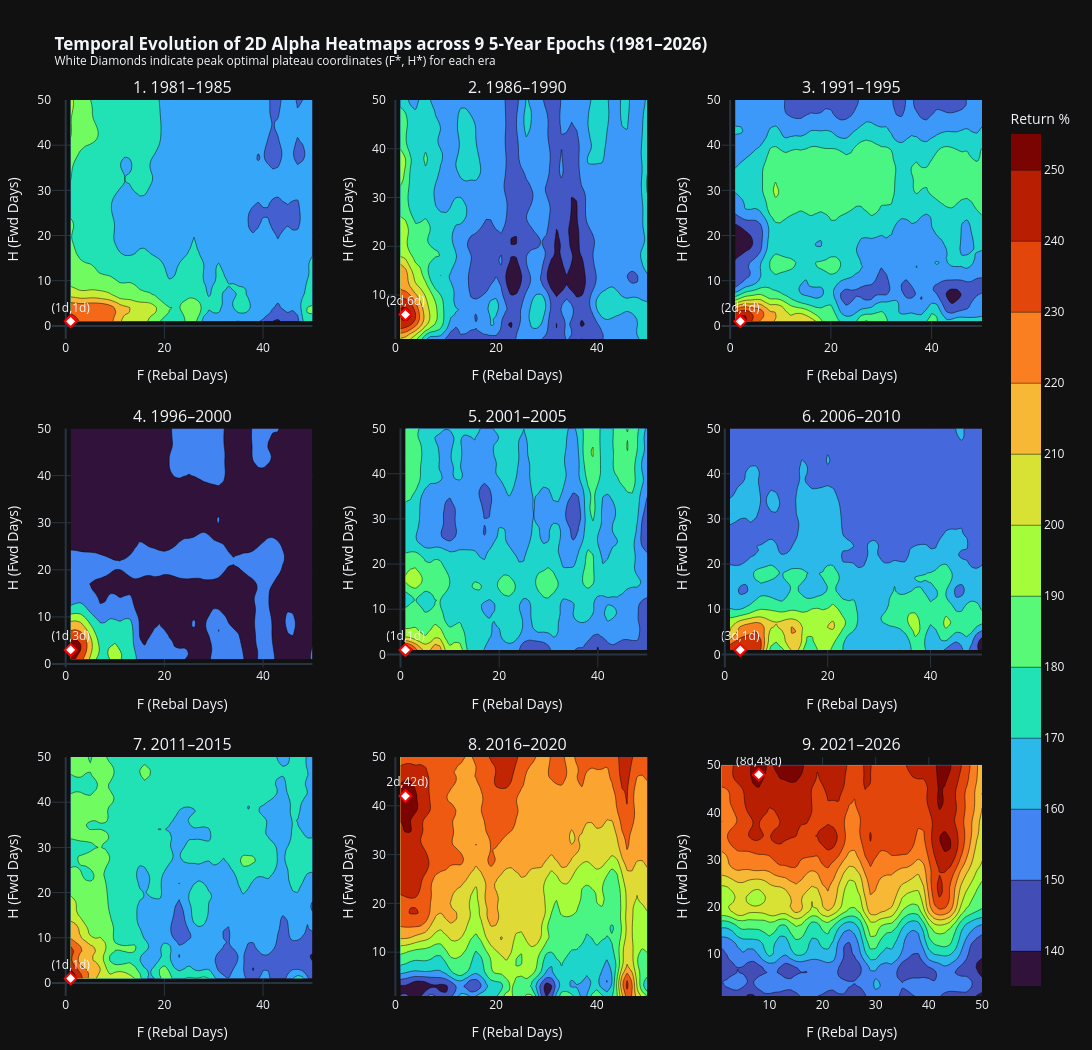

The notebook cell this image was saved under:
### Markdown cell above
## 6. 2D Contour Heatmap Evolution: 9 Epochs Multi-Panel Comparison

### Code cell
fig_heatmaps = make_subplots(
    rows=3, cols=3,
    subplot_titles=[name.split('(')[0].strip() for name, _, _ in epochs],
    horizontal_spacing=0.08, vertical_spacing=0.10
)

for idx, (ep_name, _, _) in enumerate(epochs):
    r = (idx // 3) + 1
    c = (idx % 3) + 1
    res = epoch_results[ep_name]
    
    fig_heatmaps.add_trace(go.Contour(
        x=res['F_vals'], y=res['H_vals'], z=res['smooth_return'],
        colorscale='Turbo', showscale=(idx == 8),
        contours=dict(showlabels=False),
        colorbar=dict(title="Return %", x=1.02) if idx == 8 else None
    ), row=r, col=c)
    
    # Mark the optimal coordinate (H*, F*) with a diamond marker
    fig_heatmaps.add_trace(go.Scatter(
        x=[res['best_F']], y=[res['best_H']],
        mode='markers+text',
        text=[f"({res['best_F']}d,{res['best_H']}d)"],
        textposition="top center",
        marker=dict(color='white', size=9, symbol='diamond', line=dict(color='red', width=2)),
        showlegend=False
    ), row=r, col=c)
    
    fig_heatmaps.update_xaxes(title_text="F (Rebal Days)", row=r, col=c)
    fig_heatmaps.update_yaxes(title_text="H (Fwd Days)", row=r, col=c)

fig_heatmaps.update_layout(
    template='plotly_dark', width=1200, height=1050,
    title='<b>Temporal Evolution of 2D Alpha Heatmaps across 9 5-Year Epochs (1981–2026)</b><br><sup>White Diamonds indicate peak optimal plateau coordinates (F*, H*) for each era</sup>',
    margin=dict(l=50, r=50, t=100, b=50)
)
fig_heatmaps.show()

### Figure 1 — Plotly figure (JSON) as saved in the notebook; plotly's stock layout.template omitted (floating-point values rounded to 4 significant figures; data arrays with more than 128 entries replaced by an {"elided": "..."} marker saying what was removed)
{"data": [{"colorscale": [[0.0, "#30123b"], [0.07143, "#4145ab"], [0.1429, "#4675ed"], [0.2143, "#39a2fc"], [0.2857, "#1bcfd4"], [0.3571, "#24eca6"], [0.4286, "#61fc6c"], [0.5, "#a4fc3b"], [0.5714, "#d1e834"], [0.6429, "#f3c63a"], [0.7143, "#fe9b2d"], [0.7857, "#f36315"], [0.8571, "#d93806"], [0.9286, "#b11901"], [1.0, "#7a0402"]], "contours": {"showlabels": false}, "showscale": false, "type": "contour", "x": [1, 2, 3, 4, 5, 6, 7, 8, 9, 10, 11, 12, 13, 14, 15, 16, 17, 18, 19, 20, 21, 22, 23, 24, 25, 26, 27, 28, 29, 30, 31, 32, 33, 34, 35, 36, 37, 38, 39, 40, 41, 42, 43, 44, 45, 46, 47, 48, 49, 50], "xaxis": "x", "y": [1, 2, 3, 4, 5, 6, 7, 8, 9, 10, 11, 12, 13, 14, 15, 16, 17, 18, 19, 20, 21, 22, 23, 24, 25, 26, 27, 28, 29, 30, 31, 32, 33, 34, 35, 36, 37, 38, 39, 40, 41, 42, 43, 44, 45, 46, 47, 48, 49, 50], "yaxis": "y", "z": {"elided": "50x50 float values"}}, {"marker": {"color": "white", "line": {"color": "red", "width": 2}, "size": 9, "symbol": "diamond"}, "mode": "markers+text", "showlegend": false, "text": ["(1d,1d)"], "textposition": "top center", "type": "scatter", "x": [1], "xaxis": "x", "y": [1], "yaxis": "y"}, {"colorscale": [[0.0, "#30123b"], [0.07143, "#4145ab"], [0.1429, "#4675ed"], [0.2143, "#39a2fc"], [0.2857, "#1bcfd4"], [0.3571, "#24eca6"], [0.4286, "#61fc6c"], [0.5, "#a4fc3b"], [0.5714, "#d1e834"], [0.6429, "#f3c63a"], [0.7143, "#fe9b2d"], [0.7857, "#f36315"], [0.8571, "#d93806"], [0.9286, "#b11901"], [1.0, "#7a0402"]], "contours": {"showlabels": false}, "showscale": false, "type": "contour", "x": [1, 2, 3, 4, 5, 6, 7, 8, 9, 10, 11, 12, 13, 14, 15, 16, 17, 18, 19, 20, 21, 22, 23, 24, 25, 26, 27, 28, 29, 30, 31, 32, 33, 34, 35, 36, 37, 38, 39, 40, 41, 42, 43, 44, 45, 46, 47, 48, 49, 50], "xaxis": "x2", "y": [1, 2, 3, 4, 5, 6, 7, 8, 9, 10, 11, 12, 13, 14, 15, 16, 17, 18, 19, 20, 21, 22, 23, 24, 25, 26, 27, 28, 29, 30, 31, 32, 33, 34, 35, 36, 37, 38, 39, 40, 41, 42, 43, 44, 45, 46, 47, 48, 49, 50], "yaxis": "y2", "z": {"elided": "50x50 float values"}}, {"marker": {"color": "white", "line": {"color": "red", "width": 2}, "size": 9, "symbol": "diamond"}, "mode": "markers+text", "showlegend": false, "text": ["(2d,6d)"], "textposition": "top center", "type": "scatter", "x": [2], "xaxis": "x2", "y": [6], "yaxis": "y2"}, {"colorscale": [[0.0, "#30123b"], [0.07143, "#4145ab"], [0.1429, "#4675ed"], [0.2143, "#39a2fc"], [0.2857, "#1bcfd4"], [0.3571, "#24eca6"], [0.4286, "#61fc6c"], [0.5, "#a4fc3b"], [0.5714, "#d1e834"], [0.6429, "#f3c63a"], [0.7143, "#fe9b2d"], [0.7857, "#f36315"], [0.8571, "#d93806"], [0.9286, "#b11901"], [1.0, "#7a0402"]], "contours": {"showlabels": false}, "showscale": false, "type": "contour", "x": [1, 2, 3, 4, 5, 6, 7, 8, 9, 10, 11, 12, 13, 14, 15, 16, 17, 18, 19, 20, 21, 22, 23, 24, 25, 26, 27, 28, 29, 30, 31, 32, 33, 34, 35, 36, 37, 38, 39, 40, 41, 42, 43, 44, 45, 46, 47, 48, 49, 50], "xaxis": "x3", "y": [1, 2, 3, 4, 5, 6, 7, 8, 9, 10, 11, 12, 13, 14, 15, 16, 17, 18, 19, 20, 21, 22, 23, 24, 25, 26, 27, 28, 29, 30, 31, 32, 33, 34, 35, 36, 37, 38, 39, 40, 41, 42, 43, 44, 45, 46, 47, 48, 49, 50], "yaxis": "y3", "z": {"elided": "50x50 float values"}}, {"marker": {"color": "white", "line": {"color": "red", "width": 2}, "size": 9, "symbol": "diamond"}, "mode": "markers+text", "showlegend": false, "text": ["(2d,1d)"], "textposition": "top center", "type": "scatter", "x": [2], "xaxis": "x3", "y": [1], "yaxis": "y3"}, {"colorscale": [[0.0, "#30123b"], [0.07143, "#4145ab"], [0.1429, "#4675ed"], [0.2143, "#39a2fc"], [0.2857, "#1bcfd4"], [0.3571, "#24eca6"], [0.4286, "#61fc6c"], [0.5, "#a4fc3b"], [0.5714, "#d1e834"], [0.6429, "#f3c63a"], [0.7143, "#fe9b2d"], [0.7857, "#f36315"], [0.8571, "#d93806"], [0.9286, "#b11901"], [1.0, "#7a0402"]], "contours": {"showlabels": false}, "showscale": false, "type": "contour", "x": [1, 2, 3, 4, 5, 6, 7, 8, 9, 10, 11, 12, 13, 14, 15, 16, 17, 18, 19, 20, 21, 22, 23, 24, 25, 26, 27, 28, 29, 30, 31, 32, 33, 34, 35, 36, 37, 38, 39, 40, 41, 42, 43, 44, 45, 46, 47, 48, 49, 50], "xaxis": "x4", "y": [1, 2, 3, 4, 5, 6, 7, 8, 9, 10, 11, 12, 13, 14, 15, 16, 17, 18, 19, 20, 21, 22, 23, 24, 25, 26, 27, 28, 29, 30, 31, 32, 33, 34, 35, 36, 37, 38, 39, 40, 41, 42, 43, 44, 45, 46, 47, 48, 49, 50], "yaxis": "y4", "z": {"elided": "50x50 float values"}}, {"marker": {"color": "white", "line": {"color": "red", "width": 2}, "size": 9, "symbol": "diamond"}, "mode": "markers+text", "showlegend": false, "text": ["(1d,3d)"], "textposition": "top center", "type": "scatter", "x": [1], "xaxis": "x4", "y": [3], "yaxis": "y4"}, {"colorscale": [[0.0, "#30123b"], [0.07143, "#4145ab"], [0.1429, "#4675ed"], [0.2143, "#39a2fc"], [0.2857, "#1bcfd4"], [0.3571, "#24eca6"], [0.4286, "#61fc6c"], [0.5, "#a4fc3b"], [0.5714, "#d1e834"], [0.6429, "#f3c63a"], [0.7143, "#fe9b2d"], [0.7857, "#f36315"], [0.8571, "#d93806"], [0.9286, "#b11901"], [1.0, "#7a0402"]], "contours": {"showlabels": false}, "showscale": false, "type": "contour", "x": [1, 2, 3, 4, 5, 6, 7, 8, 9, 10, 11, 12, 13, 14, 15, 16, 17, 18, 19, 20, 21, 22, 23, 24, 25, 26, 27, 28, 29, 30, 31, 32, 33, 34, 35, 36, 37, 38, 39, 40, 41, 42, 43, 44, 45, 46, 47, 48, 49, 50], "xaxis": "x5", "y": [1, 2, 3, 4, 5, 6, 7, 8, 9, 10, 11, 12, 13, 14, 15, 16, 17, 18, 19, 20, 21, 22, 23, 24, 25, 26, 27, 28, 29, 30, 31, 32, 33, 34, 35, 36, 37, 38, 39, 40, 41, 42, 43, 44, 45, 46, 47, 48, 49, 50], "yaxis": "y5", "z": {"elided": "50x50 float values"}}, {"marker": {"color": "white", "line": {"color": "red", "width": 2}, "size": 9, "symbol": "diamond"}, "mode": "markers+text", "showlegend": false, "text": ["(1d,1d)"], "textposition": "top center", "type": "scatter", "x": [1], "xaxis": "x5", "y": [1], "yaxis": "y5"}, {"colorscale": [[0.0, "#30123b"], [0.07143, "#4145ab"], [0.1429, "#4675ed"], [0.2143, "#39a2fc"], [0.2857, "#1bcfd4"], [0.3571, "#24eca6"], [0.4286, "#61fc6c"], [0.5, "#a4fc3b"], [0.5714, "#d1e834"], [0.6429, "#f3c63a"], [0.7143, "#fe9b2d"], [0.7857, "#f36315"], [0.8571, "#d93806"], [0.9286, "#b11901"], [1.0, "#7a0402"]], "contours": {"showlabels": false}, "showscale": false, "type": "contour", "x": [1, 2, 3, 4, 5, 6, 7, 8, 9, 10, 11, 12, 13, 14, 15, 16, 17, 18, 19, 20, 21, 22, 23, 24, 25, 26, 27, 28, 29, 30, 31, 32, 33, 34, 35, 36, 37, 38, 39, 40, 41, 42, 43, 44, 45, 46, 47, 48, 49, 50], "xaxis": "x6", "y": [1, 2, 3, 4, 5, 6, 7, 8, 9, 10, 11, 12, 13, 14, 15, 16, 17, 18, 19, 20, 21, 22, 23, 24, 25, 26, 27, 28, 29, 30, 31, 32, 33, 34, 35, 36, 37, 38, 39, 40, 41, 42, 43, 44, 45, 46, 47, 48, 49, 50], "yaxis": "y6", "z": {"elided": "50x50 float values"}}, {"marker": {"color": "white", "line": {"color": "red", "width": 2}, "size": 9, "symbol": "diamond"}, "mode": "markers+text", "showlegend": false, "text": ["(3d,1d)"], "textposition": "top center", "type": "scatter", "x": [3], "xaxis": "x6", "y": [1], "yaxis": "y6"}, {"colorscale": [[0.0, "#30123b"], [0.07143, "#4145ab"], [0.1429, "#4675ed"], [0.2143, "#39a2fc"], [0.2857, "#1bcfd4"], [0.3571, "#24eca6"], [0.4286, "#61fc6c"], [0.5, "#a4fc3b"], [0.5714, "#d1e834"], [0.6429, "#f3c63a"], [0.7143, "#fe9b2d"], [0.7857, "#f36315"], [0.8571, "#d93806"], [0.9286, "#b11901"], [1.0, "#7a0402"]], "contours": {"showlabels": false}, "showscale": false, "type": "contour", "x": [1, 2, 3, 4, 5, 6, 7, 8, 9, 10, 11, 12, 13, 14, 15, 16, 17, 18, 19, 20, 21, 22, 23, 24, 25, 26, 27, 28, 29, 30, 31, 32, 33, 34, 35, 36, 37, 38, 39, 40, 41, 42, 43, 44, 45, 46, 47, 48, 49, 50], "xaxis": "x7", "y": [1, 2, 3, 4, 5, 6, 7, 8, 9, 10, 11, 12, 13, 14, 15, 16, 17, 18, 19, 20, 21, 22, 23, 24, 25, 26, 27, 28, 29, 30, 31, 32, 33, 34, 35, 36, 37, 38, 39, 40, 41, 42, 43, 44, 45, 46, 47, 48, 49, 50], "yaxis": "y7", "z": {"elided": "50x50 float values"}}, {"marker": {"color": "white", "line": {"color": "red", "width": 2}, "size": 9, "symbol": "diamond"}, "mode": "markers+text", "showlegend": false, "text": ["(1d,1d)"], "textposition": "top center", "type": "scatter", "x": [1], "xaxis": "x7", "y": [1], "yaxis": "y7"}, {"colorscale": [[0.0, "#30123b"], [0.07143, "#4145ab"], [0.1429, "#4675ed"], [0.2143, "#39a2fc"], [0.2857, "#1bcfd4"], [0.3571, "#24eca6"], [0.4286, "#61fc6c"], [0.5, "#a4fc3b"], [0.5714, "#d1e834"], [0.6429, "#f3c63a"], [0.7143, "#fe9b2d"], [0.7857, "#f36315"], [0.8571, "#d93806"], [0.9286, "#b11901"], [1.0, "#7a0402"]], "contours": {"showlabels": false}, "showscale": false, "type": "contour", "x": [1, 2, 3, 4, 5, 6, 7, 8, 9, 10, 11, 12, 13, 14, 15, 16, 17, 18, 19, 20, 21, 22, 23, 24, 25, 26, 27, 28, 29, 30, 31, 32, 33, 34, 35, 36, 37, 38, 39, 40, 41, 42, 43, 44, 45, 46, 47, 48, 49, 50], "xaxis": "x8", "y": [1, 2, 3, 4, 5, 6, 7, 8, 9, 10, 11, 12, 13, 14, 15, 16, 17, 18, 19, 20, 21, 22, 23, 24, 25, 26, 27, 28, 29, 30, 31, 32, 33, 34, 35, 36, 37, 38, 39, 40, 41, 42, 43, 44, 45, 46, 47, 48, 49, 50], "yaxis": "y8", "z": {"elided": "50x50 float values"}}, {"marker": {"color": "white", "line": {"color": "red", "width": 2}, "size": 9, "symbol": "diamond"}, "mode": "markers+text", "showlegend": false, "text": ["(2d,42d)"], "textposition": "top center", "type": "scatter", "x": [2], "xaxis": "x8", "y": [42], "yaxis": "y8"}, {"colorbar": {"title": {"text": "Return %"}, "x": 1.02}, "colorscale": [[0.0, "#30123b"], [0.07143, "#4145ab"], [0.1429, "#4675ed"], [0.2143, "#39a2fc"], [0.2857, "#1bcfd4"], [0.3571, "#24eca6"], [0.4286, "#61fc6c"], [0.5, "#a4fc3b"], [0.5714, "#d1e834"], [0.6429, "#f3c63a"], [0.7143, "#fe9b2d"], [0.7857, "#f36315"], [0.8571, "#d93806"], [0.9286, "#b11901"], [1.0, "#7a0402"]], "contours": {"showlabels": false}, "showscale": true, "type": "contour", "x": [1, 2, 3, 4, 5, 6, 7, 8, 9, 10, 11, 12, 13, 14, 15, 16, 17, 18, 19, 20, 21, 22, 23, 24, 25, 26, 27, 28, 29, 30, 31, 32, 33, 34, 35, 36, 37, 38, 39, 40, 41, 42, 43, 44, 45, 46, 47, 48, 49, 50], "xaxis": "x9", "y": [1, 2, 3, 4, 5, 6, 7, 8, 9, 10, 11, 12, 13, 14, 15, 16, 17, 18, 19, 20, 21, 22, 23, 24, 25, 26, 27, 28, 29, 30, 31, 32, 33, 34, 35, 36, 37, 38, 39, 40, 41, 42, 43, 44, 45, 46, 47, 48, 49, 50], "yaxis": "y9", "z": {"elided": "50x50 float values"}}, {"marker": {"color": "white", "line": {"color": "red", "width": 2}, "size": 9, "symbol": "diamond"}, "mode": "markers+text", "showlegend": false, "text": ["(8d,48d)"], "textposition": "top center", "type": "scatter", "x": [8], "xaxis": "x9", "y": [48], "yaxis": "y9"}], "layout": {"annotations": [{"font": {"size": 16}, "showarrow": false, "text": "1. 1981–1985", "x": 0.14, "xanchor": "center", "xref": "paper", "y": 1.0, "yanchor": "bottom", "yref": "paper"}, {"font": {"size": 16}, "showarrow": false, "text": "2. 1986–1990", "x": 0.5, "xanchor": "center", "xref": "paper", "y": 1.0, "yanchor": "bottom", "yref": "paper"}, {"font": {"size": 16}, "showarrow": false, "text": "3. 1991–1995", "x": 0.86, "xanchor": "center", "xref": "paper", "y": 1.0, "yanchor": "bottom", "yref": "paper"}, {"font": {"size": 16}, "showarrow": false, "text": "4. 1996–2000", "x": 0.14, "xanchor": "center", "xref": "paper", "y": 0.6333, "yanchor": "bottom", "yref": "paper"}, {"font": {"size": 16}, "showarrow": false, "text": "5. 2001–2005", "x": 0.5, "xanchor": "center", "xref": "paper", "y": 0.6333, "yanchor": "bottom", "yref": "paper"}, {"font": {"size": 16}, "showarrow": false, "text": "6. 2006–2010", "x": 0.86, "xanchor": "center", "xref": "paper", "y": 0.6333, "yanchor": "bottom", "yref": "paper"}, {"font": {"size": 16}, "showarrow": false, "text": "7. 2011–2015", "x": 0.14, "xanchor": "center", "xref": "paper", "y": 0.2667, "yanchor": "bottom", "yref": "paper"}, {"font": {"size": 16}, "showarrow": false, "text": "8. 2016–2020", "x": 0.5, "xanchor": "center", "xref": "paper", "y": 0.2667, "yanchor": "bottom", "yref": "paper"}, {"font": {"size": 16}, "showarrow": false, "text": "9. 2021–2026", "x": 0.86, "xanchor": "center", "xref": "paper", "y": 0.2667, "yanchor": "bottom", "yref": "paper"}], "height": 1050, "margin": {"b": 50, "l": 50, "r": 50, "t": 100}, "title": {"text": "<b>Temporal Evolution of 2D Alpha Heatmaps across 9 5-Year Epochs (1981–2026)</b><br><sup>White Diamonds indicate peak optimal plateau coordinates (F*, H*) for each era</sup>"}, "width": 1200, "xaxis": {"anchor": "y", "domain": [0.0, 0.28], "title": {"text": "F (Rebal Days)"}}, "xaxis2": {"anchor": "y2", "domain": [0.36, 0.64], "title": {"text": "F (Rebal Days)"}}, "xaxis3": {"anchor": "y3", "domain": [0.72, 1.0], "title": {"text": "F (Rebal Days)"}}, "xaxis4": {"anchor": "y4", "domain": [0.0, 0.28], "title": {"text": "F (Rebal Days)"}}, "xaxis5": {"anchor": "y5", "domain": [0.36, 0.64], "title": {"text": "F (Rebal Days)"}}, "xaxis6": {"anchor": "y6", "domain": [0.72, 1.0], "title": {"text": "F (Rebal Days)"}}, "xaxis7": {"anchor": "y7", "domain": [0.0, 0.28], "title": {"text": "F (Rebal Days)"}}, "xaxis8": {"anchor": "y8", "domain": [0.36, 0.64], "title": {"text": "F (Rebal Days)"}}, "xaxis9": {"anchor": "y9", "domain": [0.72, 1.0], "title": {"text": "F (Rebal Days)"}}, "yaxis": {"anchor": "x", "domain": [0.7333, 1.0], "title": {"text": "H (Fwd Days)"}}, "yaxis2": {"anchor": "x2", "domain": [0.7333, 1.0], "title": {"text": "H (Fwd Days)"}}, "yaxis3": {"anchor": "x3", "domain": [0.7333, 1.0], "title": {"text": "H (Fwd Days)"}}, "yaxis4": {"anchor": "x4", "domain": [0.3667, 0.6333], "title": {"text": "H (Fwd Days)"}}, "yaxis5": {"anchor": "x5", "domain": [0.3667, 0.6333], "title": {"text": "H (Fwd Days)"}}, "yaxis6": {"anchor": "x6", "domain": [0.3667, 0.6333], "title": {"text": "H (Fwd Days)"}}, "yaxis7": {"anchor": "x7", "domain": [0.0, 0.2667], "title": {"text": "H (Fwd Days)"}}, "yaxis8": {"anchor": "x8", "domain": [0.0, 0.2667], "title": {"text": "H (Fwd Days)"}}, "yaxis9": {"anchor": "x9", "domain": [0.0, 0.2667], "title": {"text": "H (Fwd Days)"}}}}
